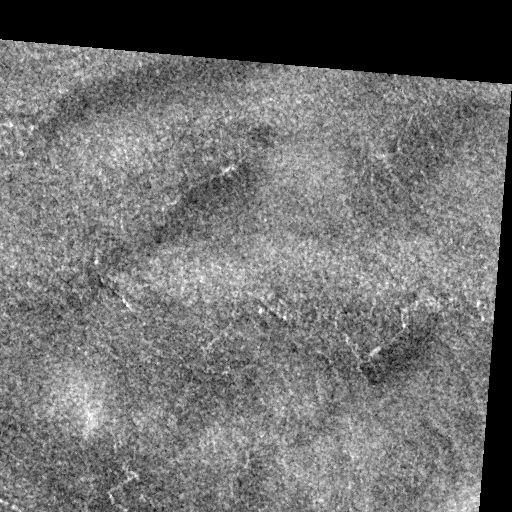
#> input picture gris/Images_HH_median/Train/_russell1_1_0.png, 512 x 512 px; its folder holds only this picture in this run
$ jupyter execute Image_label_rotation.ipynb
#> lines starting #> are read from the running program, lines starting #| are printed output that depends on the picture
[cell 1]
import cv2
import os

def rotate_images_in_folder(folder_path, angle):
    """Rotates all images in a folder by the specified angle."""
#> called with folder_path = './gris/Images_HH_median/Train/', angle = 90
    for filename in os.listdir(folder_path):
        image_path = os.path.join(folder_path, filename)

        # Check for valid image extensions
        if not image_path.endswith((".jpg", ".jpeg", ".png")):
            continue  # Skip non-image files

        try:
            image = cv2.imread(image_path)
#> image is the input picture: shape (512, 512, 3); min 0, max 255, mean 111.5

            if image is None:
                print(f"Error reading image: {image_path}")
                continue  # Skip problematic images

            # Center and rotate
            center = (image.shape[1] // 2, image.shape[0] // 2)
#> center = (256, 256)
            rotation_matrix = cv2.getRotationMatrix2D(center, angle, 1.0)
            rotated_image = cv2.warpAffine(image, rotation_matrix, image.shape[:2])
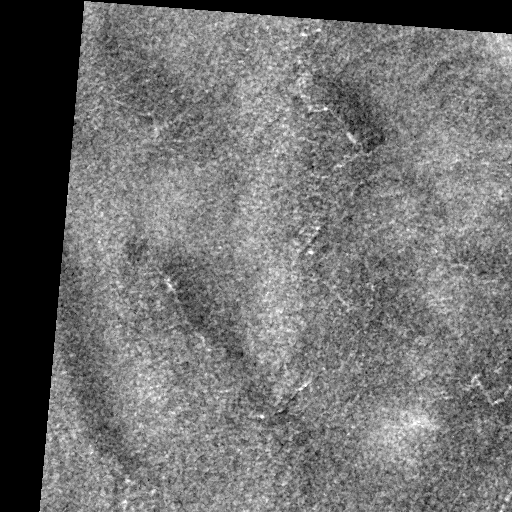
#> rotated_image: shape (512, 512, 3); min 0, max 255, mean 111.3

            # Create consistent output name
            new_filename, _ = os.path.splitext(filename)
            new_image_path = os.path.join(folder_path, f"{new_filename}_rotated_{angle}{_}")

            # Write rotated image with explicit extension
            cv2.imwrite(new_image_path, rotated_image)
            print(f"Rotated image saved: {new_image_path}")

        except Exception as e:
            print(f"Error processing image {image_path}: {e}")

# Replace with your actual folder path and angle
folder_path = "./gris/Images_HH_median/Train/"
angle = 90

rotate_images_in_folder(folder_path, angle)

[cell 2]
import cv2
import os

def rotate_images_in_folder(folder_path, angle):
    """Rotates all images in a folder by the specified angle."""
#> called with angle = 90
    for filename in os.listdir(folder_path):
        image_path = os.path.join(folder_path, filename)

        # Check for valid image extensions
        if not image_path.endswith((".jpg", ".jpeg", ".png")):
            continue  # Skip non-image files

        try:
            image = cv2.imread(image_path)

            if image is None:
                print(f"Error reading image: {image_path}")
                continue  # Skip problematic images

            # Center and rotate
            center = (image.shape[1] // 2, image.shape[0] // 2)
#> center = (256, 256)
            rotation_matrix = cv2.getRotationMatrix2D(center, angle, 1.0)
            rotated_image = cv2.warpAffine(image, rotation_matrix, image.shape[:2])

            # Create consistent output name
            new_filename, _ = os.path.splitext(filename)
            new_image_path = os.path.join(folder_path, f"{new_filename}_rotated_{angle}{_}")

            # Write rotated image with explicit extension
            cv2.imwrite(new_image_path, rotated_image)
            print(f"Rotated image saved: {new_image_path}")

        except Exception as e:
            print(f"Error processing image {image_path}: {e}")

# Replace with your actual folder path and angle
folder_path = "./gris/Labels with updated crevasse and stream shapes/Train"
angle = 90

rotate_images_in_folder(folder_path, angle)
